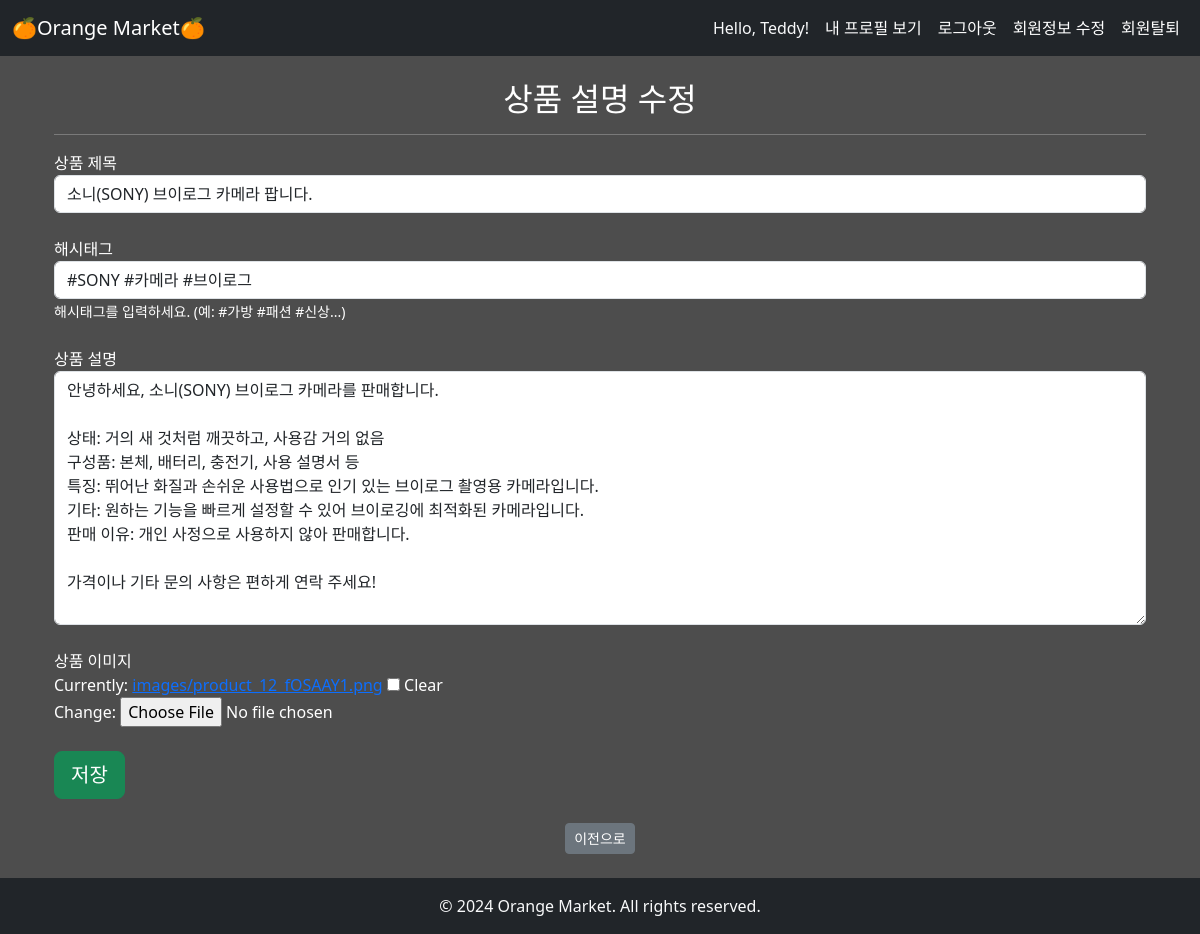
The page /articles/21/update/ (signed in) on the database its author committed.
### accounts/models.py (models this page shows)
class User(AbstractUser):
    followings = models.ManyToManyField('self', symmetrical=False, related_name='followers')
    profile_picture = models.ImageField(upload_to='profile_pictures/', blank=True, null=True)

### articles/models.py (models this page shows, shortened)
class Article(models.Model):
    title = models.CharField(max_length=50)
    content = models.TextField()
    created_at = models.DateTimeField(auto_now_add=True)
    updated_at = models.DateTimeField(auto_now=True)
    image = models.ImageField(upload_to='images/', blank=True)
    author = models.ForeignKey(
        settings.AUTH_USER_MODEL,
        on_delete=models.CASCADE,
        related_name="articles"
        )
    like_users = models.ManyToManyField(
        settings.AUTH_USER_MODEL,
        related_name="like_articles"
        )
    view_count = models.PositiveIntegerField(default=0)
    hashtags = models.ManyToManyField(Hashtag, related_name='articles', blank=True)

### articles/views.py (the view)
# urls.py: path("update/", views.update, name="update"),
@require_http_methods(["GET", "POST"])
def update(request, pk):
    if not request.user.is_authenticated:
        return redirect("accounts:login")
    article = get_object_or_404(Article, pk=pk)
    if request.user != article.author:
        return redirect("articles:articles")
    if request.method == "POST":
        form = ArticleForm(request.POST, request.FILES, instance=article)
        if form.is_valid():
            article = form.save()
            article.hashtags.clear()
            hashtags = form.cleaned_data['hashtags']
            for hashtag in hashtags:
                hashtag_obj, created = Hashtag.objects.get_or_create(name=hashtag)
                article.hashtags.add(hashtag_obj)
            return redirect("articles:article_detail", article.pk)
    else:
        form = ArticleForm(instance=article)
    context = {"form": form, "article": article}
    return render(request, "articles/update.html", context)

### articles/forms.py (shortened to what this page needs)
class ArticleForm(forms.ModelForm):
    hashtags = forms.CharField(
        max_length=500,
        required=False,
        help_text="해시태그를 공백으로 구분하여 입력하세요. (예: #패션 #가방 #클러치)"
    )
    class Meta:
        model = Article
        fields = ['title', 'content', 'image']  # 필요한 필드만 명시, 'hashtags'는 별도 처리
        exclude = ['author']  # author는 자동 설정되므로 제외
    def __init__(self, *args, **kwargs):
        article_instance = kwargs.get('instance')
        if article_instance and article_instance.pk:
            initial_hashtags = " ".join([f"{hashtag.name}" for hashtag in article_instance.hashtags.all()])
            kwargs.update({'initial': {'hashtags': initial_hashtags}})
        super().__init__(*args, **kwargs)

### articles/templates/articles/update.html (shortened to what this page needs)
{% extends "base.html" %}
{% load static %}
{% load widget_tweaks %}
{% block content %}
    <div class="container mt-4">
        <h2 class="text-center text-white">상품 설명 수정</h2>
        <hr class="border-white">
        <form action="{% url 'articles:update' article.pk %}" method="POST" enctype="multipart/form-data">
            <div class="row mb-4">
                <div class="col-md-12">
                    <label for="id_title" class="text-white">상품 제목</label>
                    {{ form.title|add_class:"form-control" }}
                </div>
            </div>
            <div class="row mb-4">
                <div class="col-md-12">
                    <label for="id_hashtags" class="text-white">해시태그</label>
                    {{ form.hashtags|add_class:"form-control" }}
                    <small class="form-text" style="color: white;">
                        해시태그를 입력하세요. (예: #가방 #패션 #신상...)
                    </small>
                </div>
            </div>
            <div class="row mb-4">
                <div class="col-md-12">
                    <label for="id_content" class="text-white">상품 설명</label>
                    {{ form.content|add_class:"form-control" }}
                </div>
            </div>
            <div class="row mb-4">
                <div class="col-md-12">
                    <label for="id_image" class="text-white">상품 이미지</label>
                    <br>
                    {{ form.image|add_class:"form-control-file" }}
                </div>
            </div>
            <div class="form-group">
                <button type="submit" class="btn btn-success btn-lg btn-block">저장</button>
            </div>
        </form>
        <div class="text-center mt-4">
            <a href="{% url 'articles:article_detail' article.pk %}" class="btn btn-secondary btn-sm">
                이전으로
            </a>
        </div>
    </div>
{% endblock content %}

### templates/base.html (shortened to what this page needs)
{% load static %}
<!DOCTYPE html>
<html lang="en">
<head>
    <link rel="stylesheet" href="{% static 'css/style.css' %}">
    <link href="https://cdn.jsdelivr.net/npm/bootstrap@5.3.3/dist/css/bootstrap.min.css" rel="stylesheet">
</head>
<body>
    <nav class="navbar navbar-expand-lg navbar-dark bg-dark">
        <div class="container-fluid">
            <a class="navbar-brand" href="{% url "articles:articles" %}">🍊Orange Market🍊</a>
            <div class="collapse navbar-collapse" id="navbarNav">
                <ul class="navbar-nav ms-auto">
                    {% if request.user.is_authenticated %}
                        <li class="nav-item">
                            <span class="nav-link text-light">Hello, {{ request.user.username }}!</span>
                        </li>
                        <li class="nav-item">
                            <form action="{% url "users:profile" request.user.username %}" method="POST" class="d-inline">
                                <button type="submit" class="btn btn-link nav-link">내 프로필 보기</button>
                            </form>
                        </li>
                        <li class="nav-item">
                            <form action="{% url 'accounts:logout' %}" method="POST" class="d-inline">
                                <button type="submit" class="btn btn-link nav-link">로그아웃</button>
                            </form>
                        </li>
                        <li class="nav-item">
                            <a class="nav-link" href="{% url 'accounts:update' %}">회원정보 수정</a>
                        </li>
                        <li class="nav-item">
                            <form action="{% url 'accounts:delete' %}" method="POST" class="d-inline">
                                <button type="submit" class="btn btn-link nav-link">회원탈퇴</button>
                            </form>
                        </li>
                    {% endif %}
                </ul>
            </div>
        </div>
    </nav>
    <div class="container mt-4">
        {% block content %}
        {% endblock content %}
    </div>
    <footer class="bg-dark text-light text-center py-3 mt-4">
        <p class="mb-0">© 2024 Orange Market. All rights reserved.</p>
    </footer>
</body>
</html>

### static/css/style.css (style rules this page uses)
.navbar { z-index: 1050; }
.nav-link:not(.active) { color: white; }
html, body { height: 100%; margin: 0; background-color: #4D4D4D; color: white; }
.container { background-color: transparent; }
footer { bottom: 0; width: 100%; background-color: #343a40; color: #fff; text-align: center; padding: 10px; }

### templates/base.html (style rules this page uses)
html, body { height: 100%; margin: 0; background-color: #4D4D4D; color: white; }

### rows shown on the page
User: user.username "Teddy"
Article: title "소니(SONY) 브이로그 카메라 팝니다.", content "안녕하세요, 소니(SONY) 브이로그 카메라를 판매합니다. 상태: 거의 새 것처럼 깨끗하고, 사용감 거의 없음 구성품: 본체, 배터리, 충전기, 사용 설명서 등 특징: 뛰어난 화질과 손쉬운 사용법으로 인기 있는 브이로그 촬영용 카메라입니다. 기타: 원하는 기능을 빠르게 설정할 수 있어 브이로깅에 최적화된 카메라입니다. 판매 이유: 개인 사정으로 사용하지 않아 판매합니다. 가격이나 기타 문의 사항은 편하게 연락 주세요!"
